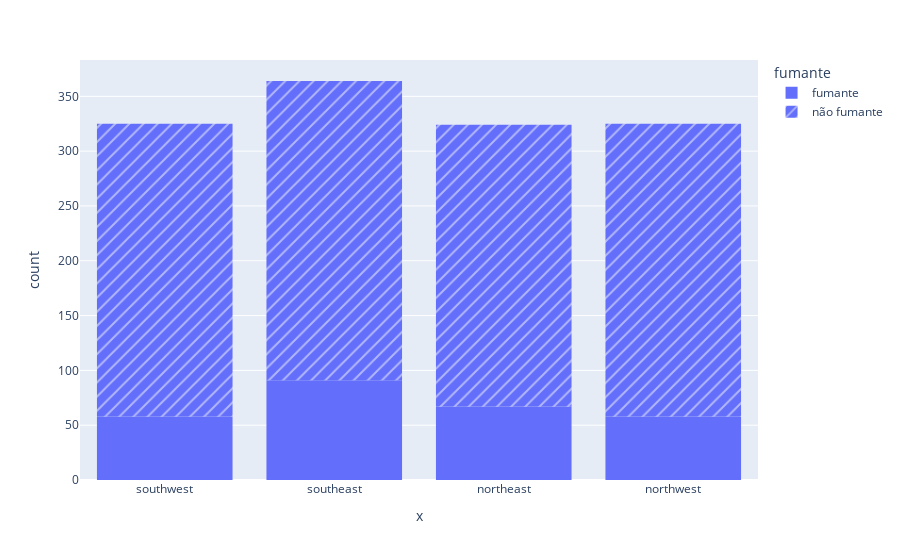

The notebook cell saved with this chart:
### Code cell
total_grafico=px.histogram(df_ins_copia['fumante'],df_ins_copia['região'], pattern_shape="fumante")
total_grafico.show()

### Figure 1 — Plotly figure (JSON) as saved in the notebook; plotly's stock layout.template omitted (floating-point values rounded to 4 significant figures; data arrays with more than 128 entries replaced by an {"elided": "..."} marker saying what was removed)
{"data": [{"alignmentgroup": "True", "bingroup": "x", "hovertemplate": "fumante=fumante<br>x=%{x}<br>count=%{y}<extra></extra>", "legendgroup": "fumante", "marker": {"color": "#636efa", "pattern": {"shape": ""}}, "name": "fumante", "offsetgroup": "fumante", "orientation": "v", "showlegend": true, "type": "histogram", "x": {"elided": "274 str values"}, "xaxis": "x", "yaxis": "y"}, {"alignmentgroup": "True", "bingroup": "x", "hovertemplate": "fumante=não fumante<br>x=%{x}<br>count=%{y}<extra></extra>", "legendgroup": "não fumante", "marker": {"color": "#636efa", "pattern": {"shape": "/"}}, "name": "não fumante", "offsetgroup": "não fumante", "orientation": "v", "showlegend": true, "type": "histogram", "x": {"elided": "1064 str values"}, "xaxis": "x", "yaxis": "y"}], "layout": {"barmode": "relative", "legend": {"title": {"text": "fumante"}, "tracegroupgap": 0}, "margin": {"t": 60}, "xaxis": {"anchor": "y", "domain": [0, 1], "title": {"text": "x"}}, "yaxis": {"anchor": "x", "domain": [0, 1], "title": {"text": "count"}}}}
